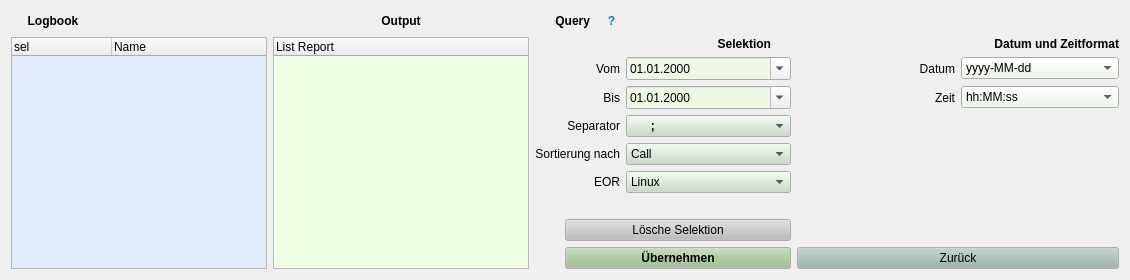
     <widget class="QWidget" name="Seite" >
      <attribute name="title" >
       <string> Query Editor      </string>
      </attribute>
      <layout class="QGridLayout" name="gridLayout_3" >
       <item row="0" column="0" >
        <widget class="QLabel" name="label_11" >
         <property name="font" >
          <font>
           <weight>75</weight>
           <bold>true</bold>
          </font>
         </property>
         <property name="text" >
          <string>     Logbook        </string>
         </property>
        </widget>
       </item>
       <item row="0" column="1" >
        <widget class="QLabel" name="label_12" >
         <property name="font" >
          <font>
           <weight>75</weight>
           <bold>true</bold>
          </font>
         </property>
         <property name="text" >
          <string>Output</string>
         </property>
         <property name="alignment" >
          <set>Qt::AlignCenter</set>
         </property>
        </widget>
       </item>
       <item row="0" column="2" colspan="2" >
        <widget class="QLabel" name="label_24" >
         <property name="font" >
          <font>
           <weight>75</weight>
           <bold>true</bold>
          </font>
         </property>
         <property name="text" >
          <string>Query</string>
         </property>
         <property name="alignment" >
          <set>Qt::AlignRight|Qt::AlignTrailing|Qt::AlignVCenter</set>
         </property>
        </widget>
       </item>
       <item row="0" column="4" colspan="2" >
        <widget class="QLabel" name="labelQuery" >
         <property name="palette" >
          <palette>
           <active>
            <colorrole role="WindowText" >
             <brush brushstyle="SolidPattern" >
              <color alpha="255" >
               <red>5</red>
               <green>138</green>
               <blue>178</blue>
              </color>
             </brush>
            </colorrole>
           </active>
           <inactive>
            <colorrole role="WindowText" >
             <brush brushstyle="SolidPattern" >
              <color alpha="255" >
               <red>5</red>
               <green>138</green>
               <blue>178</blue>
              </color>
             </brush>
            </colorrole>
           </inactive>
           <disabled>
            <colorrole role="WindowText" >
             <brush brushstyle="SolidPattern" >
              <color alpha="255" >
               <red>146</red>
               <green>145</green>
               <blue>144</blue>
              </color>
             </brush>
            </colorrole>
           </disabled>
          </palette>
         </property>
         <property name="font" >
          <font>
           <weight>75</weight>
           <bold>true</bold>
          </font>
         </property>
         <property name="text" >
          <string>?</string>
         </property>
         <property name="alignment" >
          <set>Qt::AlignCenter</set>
         </property>
        </widget>
       </item>
       <item row="0" column="6" colspan="3" >
        <spacer name="horizontalSpacer_3" >
         <property name="orientation" >
          <enum>Qt::Horizontal</enum>
         </property>
         <property name="sizeHint" stdset="0" >
          <size>
           <width>486</width>
           <height>20</height>
          </size>
         </property>
        </spacer>
       </item>
       <item rowspan="9" row="1" column="0" >
        <widget class="QTreeWidget" name="logList" >
         <property name="palette" >
          <palette>
           <active>
            <colorrole role="Base" >
             <brush brushstyle="SolidPattern" >
              <color alpha="255" >
               <red>225</red>
               <green>236</green>
               <blue>250</blue>
              </color>
             </brush>
            </colorrole>
           </active>
           <inactive>
            <colorrole role="Base" >
             <brush brushstyle="SolidPattern" >
              <color alpha="255" >
               <red>225</red>
               <green>236</green>
               <blue>250</blue>
              </color>
             </brush>
            </colorrole>
           </inactive>
           <disabled>
            <colorrole role="Base" >
             <brush brushstyle="SolidPattern" >
              <color alpha="255" >
               <red>244</red>
               <green>244</green>
               <blue>244</blue>
              </color>
             </brush>
            </colorrole>
           </disabled>
          </palette>
         </property>
         <property name="focusPolicy" >
          <enum>Qt::NoFocus</enum>
         </property>
         <property name="rootIsDecorated" >
          <bool>false</bool>
         </property>
         <column>
          <property name="text" >
           <string>sel</string>
          </property>
         </column>
         <column>
          <property name="text" >
           <string>Name</string>
          </property>
         </column>
        </widget>
       </item>
       <item rowspan="9" row="1" column="1" >
        <widget class="QTreeWidget" name="dataList" >
         <property name="palette" >
          <palette>
           <active>
            <colorrole role="Base" >
             <brush brushstyle="SolidPattern" >
              <color alpha="255" >
               <red>239</red>
               <green>255</green>
               <blue>228</blue>
              </color>
             </brush>
            </colorrole>
           </active>
           <inactive>
            <colorrole role="Base" >
             <brush brushstyle="SolidPattern" >
              <color alpha="255" >
               <red>239</red>
               <green>255</green>
               <blue>228</blue>
              </color>
             </brush>
            </colorrole>
           </inactive>
           <disabled>
            <colorrole role="Base" >
             <brush brushstyle="SolidPattern" >
              <color alpha="255" >
               <red>244</red>
               <green>244</green>
               <blue>244</blue>
              </color>
             </brush>
            </colorrole>
           </disabled>
          </palette>
         </property>
         <property name="focusPolicy" >
          <enum>Qt::NoFocus</enum>
         </property>
         <property name="rootIsDecorated" >
          <bool>false</bool>
         </property>
         <column>
          <property name="text" >
           <string>List Report</string>
          </property>
         </column>
        </widget>
       </item>
       <item row="1" column="2" colspan="5" >
        <widget class="QLabel" name="label_19" >
         <property name="font" >
          <font>
           <weight>75</weight>
           <bold>true</bold>
          </font>
         </property>
         <property name="text" >
          <string>                  Selektion      </string>
         </property>
         <property name="alignment" >
          <set>Qt::AlignRight|Qt::AlignTrailing|Qt::AlignVCenter</set>
         </property>
        </widget>
       </item>
       <item row="1" column="7" colspan="2" >
        <widget class="QLabel" name="label_20" >
         <property name="font" >
          <font>
           <weight>75</weight>
           <bold>true</bold>
          </font>
         </property>
         <property name="text" >
          <string>         Datum und Zeitformat</string>
         </property>
         <property name="alignment" >
          <set>Qt::AlignRight|Qt::AlignTrailing|Qt::AlignVCenter</set>
         </property>
        </widget>
       </item>
       <item row="2" column="2" colspan="3" >
        <widget class="QLabel" name="label_13" >
         <property name="text" >
          <string>Vom</string>
         </property>
         <property name="alignment" >
          <set>Qt::AlignRight|Qt::AlignTrailing|Qt::AlignVCenter</set>
         </property>
        </widget>
       </item>
       <item row="2" column="5" colspan="2" >
        <widget class="QDateEdit" name="dateEditFrom" >
         <property name="palette" >
          <palette>
           <active>
            <colorrole role="Base" >
             <brush brushstyle="SolidPattern" >
              <color alpha="255" >
               <red>238</red>
               <green>248</green>
               <blue>227</blue>
              </color>
             </brush>
            </colorrole>
           </active>
           <inactive>
            <colorrole role="Base" >
             <brush brushstyle="SolidPattern" >
              <color alpha="255" >
               <red>238</red>
               <green>248</green>
               <blue>227</blue>
              </color>
             </brush>
            </colorrole>
           </inactive>
           <disabled>
            <colorrole role="Base" >
             <brush brushstyle="SolidPattern" >
              <color alpha="255" >
               <red>244</red>
               <green>244</green>
               <blue>244</blue>
              </color>
             </brush>
            </colorrole>
           </disabled>
          </palette>
         </property>
         <property name="focusPolicy" >
          <enum>Qt::NoFocus</enum>
         </property>
         <property name="displayFormat" >
          <string>dd.MM.yyyy</string>
         </property>
         <property name="calendarPopup" >
          <bool>true</bool>
         </property>
        </widget>
       </item>
       <item row="2" column="7" >
        <widget class="QLabel" name="label_17" >
         <property name="text" >
          <string>Datum</string>
         </property>
         <property name="alignment" >
          <set>Qt::AlignRight|Qt::AlignTrailing|Qt::AlignVCenter</set>
         </property>
        </widget>
       </item>
       <item row="2" column="8" >
        <widget class="QComboBox" name="comboBoxDform" >
         <property name="palette" >
          <palette>
           <active>
            <colorrole role="Button" >
             <brush brushstyle="SolidPattern" >
              <color alpha="255" >
               <red>238</red>
               <green>248</green>
               <blue>230</blue>
              </color>
             </brush>
            </colorrole>
           </active>
           <inactive>
            <colorrole role="Button" >
             <brush brushstyle="SolidPattern" >
              <color alpha="255" >
               <red>238</red>
               <green>248</green>
               <blue>230</blue>
              </color>
             </brush>
            </colorrole>
           </inactive>
           <disabled>
            <colorrole role="Button" >
             <brush brushstyle="SolidPattern" >
              <color alpha="255" >
               <red>238</red>
               <green>248</green>
               <blue>230</blue>
              </color>
             </brush>
            </colorrole>
           </disabled>
          </palette>
         </property>
         <property name="focusPolicy" >
          <enum>Qt::NoFocus</enum>
         </property>
         <item>
          <property name="text" >
           <string>yyyy-MM-dd</string>
          </property>
         </item>
         <item>
          <property name="text" >
           <string>yyyyMMdd</string>
          </property>
         </item>
        </widget>
       </item>
       <item row="3" column="2" colspan="3" >
        <widget class="QLabel" name="label_14" >
         <property name="text" >
          <string>Bis</string>
         </property>
         <property name="alignment" >
          <set>Qt::AlignRight|Qt::AlignTrailing|Qt::AlignVCenter</set>
         </property>
        </widget>
       </item>
       <item row="3" column="5" colspan="2" >
        <widget class="QDateEdit" name="dateEditTo" >
         <property name="palette" >
          <palette>
           <active>
            <colorrole role="Base" >
             <brush brushstyle="SolidPattern" >
              <color alpha="255" >
               <red>238</red>
               <green>248</green>
               <blue>227</blue>
              </color>
             </brush>
            </colorrole>
           </active>
           <inactive>
            <colorrole role="Base" >
             <brush brushstyle="SolidPattern" >
              <color alpha="255" >
               <red>238</red>
               <green>248</green>
               <blue>227</blue>
              </color>
             </brush>
            </colorrole>
           </inactive>
           <disabled>
            <colorrole role="Base" >
             <brush brushstyle="SolidPattern" >
              <color alpha="255" >
               <red>244</red>
               <green>244</green>
               <blue>244</blue>
              </color>
             </brush>
            </colorrole>
           </disabled>
          </palette>
         </property>
         <property name="focusPolicy" >
          <enum>Qt::NoFocus</enum>
         </property>
         <property name="displayFormat" >
          <string>dd.MM.yyyy</string>
         </property>
         <property name="calendarPopup" >
          <bool>true</bool>
         </property>
        </widget>
       </item>
       <item row="3" column="7" >
        <widget class="QLabel" name="label_18" >
         <property name="text" >
          <string>Zeit</string>
         </property>
         <property name="alignment" >
          <set>Qt::AlignRight|Qt::AlignTrailing|Qt::AlignVCenter</set>
         </property>
        </widget>
       </item>
       <item row="3" column="8" >
        <widget class="QComboBox" name="comboBoxTform" >
         <property name="palette" >
          <palette>
           <active>
            <colorrole role="Button" >
             <brush brushstyle="SolidPattern" >
              <color alpha="255" >
               <red>238</red>
               <green>248</green>
               <blue>230</blue>
              </color>
             </brush>
            </colorrole>
           </active>
           <inactive>
            <colorrole role="Button" >
             <brush brushstyle="SolidPattern" >
              <color alpha="255" >
               <red>238</red>
               <green>248</green>
               <blue>230</blue>
              </color>
             </brush>
            </colorrole>
           </inactive>
           <disabled>
            <colorrole role="Button" >
             <brush brushstyle="SolidPattern" >
              <color alpha="255" >
               <red>238</red>
               <green>248</green>
               <blue>230</blue>
              </color>
             </brush>
            </colorrole>
           </disabled>
          </palette>
         </property>
         <property name="focusPolicy" >
          <enum>Qt::NoFocus</enum>
         </property>
         <item>
          <property name="text" >
           <string>hh:MM:ss</string>
          </property>
         </item>
         <item>
          <property name="text" >
           <string>hhMMss</string>
          </property>
         </item>
         <item>
          <property name="text" >
           <string>hhMM</string>
          </property>
         </item>
        </widget>
       </item>
       <item row="4" column="2" colspan="3" >
        <widget class="QLabel" name="label_15" >
         <property name="text" >
          <string>Separator</string>
         </property>
         <property name="alignment" >
          <set>Qt::AlignRight|Qt::AlignTrailing|Qt::AlignVCenter</set>
         </property>
        </widget>
       </item>
       <item row="4" column="5" colspan="2" >
        <widget class="QComboBox" name="comboBoxSep" >
         <property name="palette" >
          <palette>
           <active>
            <colorrole role="Button" >
             <brush brushstyle="SolidPattern" >
              <color alpha="255" >
               <red>200</red>
               <green>218</green>
               <blue>198</blue>
              </color>
             </brush>
            </colorrole>
           </active>
           <inactive>
            <colorrole role="Button" >
             <brush brushstyle="SolidPattern" >
              <color alpha="255" >
               <red>200</red>
               <green>218</green>
               <blue>198</blue>
              </color>
             </brush>
            </colorrole>
           </inactive>
           <disabled>
            <colorrole role="Button" >
             <brush brushstyle="SolidPattern" >
              <color alpha="255" >
               <red>200</red>
               <green>218</green>
               <blue>198</blue>
              </color>
             </brush>
            </colorrole>
           </disabled>
          </palette>
         </property>
         <property name="font" >
          <font>
           <weight>75</weight>
           <bold>true</bold>
          </font>
         </property>
         <property name="focusPolicy" >
          <enum>Qt::NoFocus</enum>
         </property>
         <item>
          <property name="text" >
           <string>      ;</string>
          </property>
         </item>
         <item>
          <property name="text" >
           <string>      ,</string>
          </property>
         </item>
         <item>
          <property name="text" >
           <string>     +</string>
          </property>
         </item>
         <item>
          <property name="text" >
           <string>      :</string>
          </property>
         </item>
        </widget>
       </item>
       <item row="5" column="2" colspan="3" >
        <widget class="QLabel" name="label_16" >
         <property name="text" >
          <string>Sortierung nach</string>
         </property>
         <property name="alignment" >
          <set>Qt::AlignRight|Qt::AlignTrailing|Qt::AlignVCenter</set>
         </property>
        </widget>
       </item>
       <item row="5" column="5" colspan="2" >
        <widget class="QComboBox" name="comboBoxOrder" >
         <property name="palette" >
          <palette>
           <active>
            <colorrole role="Button" >
             <brush brushstyle="SolidPattern" >
              <color alpha="255" >
               <red>200</red>
               <green>218</green>
               <blue>198</blue>
              </color>
             </brush>
            </colorrole>
           </active>
           <inactive>
            <colorrole role="Button" >
             <brush brushstyle="SolidPattern" >
              <color alpha="255" >
               <red>200</red>
               <green>218</green>
               <blue>198</blue>
              </color>
             </brush>
            </colorrole>
           </inactive>
           <disabled>
            <colorrole role="Button" >
             <brush brushstyle="SolidPattern" >
              <color alpha="255" >
               <red>200</red>
               <green>218</green>
               <blue>198</blue>
              </color>
             </brush>
            </colorrole>
           </disabled>
          </palette>
         </property>
         <property name="focusPolicy" >
          <enum>Qt::NoFocus</enum>
         </property>
         <item>
          <property name="text" >
           <string>Call</string>
          </property>
         </item>
         <item>
          <property name="text" >
           <string>Band</string>
          </property>
         </item>
         <item>
          <property name="text" >
           <string>Dxcc</string>
          </property>
         </item>
         <item>
          <property name="text" >
           <string>Datum</string>
          </property>
         </item>
        </widget>
       </item>
       <item row="6" column="2" colspan="3" >
        <widget class="QLabel" name="label_22" >
         <property name="text" >
          <string>EOR</string>
         </property>
         <property name="alignment" >
          <set>Qt::AlignRight|Qt::AlignTrailing|Qt::AlignVCenter</set>
         </property>
        </widget>
       </item>
       <item row="6" column="5" colspan="2" >
        <widget class="QComboBox" name="comboBoxEor" >
         <property name="palette" >
          <palette>
           <active>
            <colorrole role="Button" >
             <brush brushstyle="SolidPattern" >
              <color alpha="255" >
               <red>200</red>
               <green>218</green>
               <blue>198</blue>
              </color>
             </brush>
            </colorrole>
           </active>
           <inactive>
            <colorrole role="Button" >
             <brush brushstyle="SolidPattern" >
              <color alpha="255" >
               <red>200</red>
               <green>218</green>
               <blue>198</blue>
              </color>
             </brush>
            </colorrole>
           </inactive>
           <disabled>
            <colorrole role="Button" >
             <brush brushstyle="SolidPattern" >
              <color alpha="255" >
               <red>200</red>
               <green>218</green>
               <blue>198</blue>
              </color>
             </brush>
            </colorrole>
           </disabled>
          </palette>
         </property>
         <property name="focusPolicy" >
          <enum>Qt::NoFocus</enum>
         </property>
         <item>
          <property name="text" >
           <string>Linux</string>
          </property>
         </item>
        </widget>
       </item>
       <item row="7" column="2" colspan="5" >
        <widget class="QLabel" name="label_25" >
         <property name="text" >
          <string/>
         </property>
        </widget>
       </item>
       <item row="8" column="2" >
        <widget class="QLabel" name="label_23" >
         <property name="text" >
          <string/>
         </property>
        </widget>
       </item>
       <item row="8" column="3" colspan="4" >
        <widget class="QPushButton" name="ButtonClear" >
         <property name="palette" >
          <palette>
           <active>
            <colorrole role="Button" >
             <brush brushstyle="SolidPattern" >
              <color alpha="255" >
               <red>189</red>
               <green>189</green>
               <blue>189</blue>
              </color>
             </brush>
            </colorrole>
           </active>
           <inactive>
            <colorrole role="Button" >
             <brush brushstyle="SolidPattern" >
              <color alpha="255" >
               <red>189</red>
               <green>189</green>
               <blue>189</blue>
              </color>
             </brush>
            </colorrole>
           </inactive>
           <disabled>
            <colorrole role="Button" >
             <brush brushstyle="SolidPattern" >
              <color alpha="255" >
               <red>189</red>
               <green>189</green>
               <blue>189</blue>
              </color>
             </brush>
            </colorrole>
           </disabled>
          </palette>
         </property>
         <property name="focusPolicy" >
          <enum>Qt::NoFocus</enum>
         </property>
         <property name="text" >
          <string>Lösche Selektion</string>
         </property>
        </widget>
       </item>
       <item row="9" column="3" colspan="4" >
        <widget class="QPushButton" name="ButtonCopy" >
         <property name="palette" >
          <palette>
           <active>
            <colorrole role="Button" >
             <brush brushstyle="SolidPattern" >
              <color alpha="255" >
               <red>152</red>
               <green>187</green>
               <blue>139</blue>
              </color>
             </brush>
            </colorrole>
           </active>
           <inactive>
            <colorrole role="Button" >
             <brush brushstyle="SolidPattern" >
              <color alpha="255" >
               <red>152</red>
               <green>187</green>
               <blue>139</blue>
              </color>
             </brush>
            </colorrole>
           </inactive>
           <disabled>
            <colorrole role="Button" >
             <brush brushstyle="SolidPattern" >
              <color alpha="255" >
               <red>152</red>
               <green>187</green>
               <blue>139</blue>
              </color>
             </brush>
            </colorrole>
           </disabled>
          </palette>
         </property>
         <property name="font" >
          <font>
           <weight>75</weight>
           <bold>true</bold>
          </font>
         </property>
         <property name="focusPolicy" >
          <enum>Qt::NoFocus</enum>
         </property>
         <property name="text" >
          <string>Übernehmen</string>
         </property>
        </widget>
       </item>
       <item row="9" column="7" colspan="2" >
        <widget class="QPushButton" name="ButtonBack" >
         <property name="palette" >
          <palette>
           <active>
            <colorrole role="Button" >
             <brush brushstyle="SolidPattern" >
              <color alpha="255" >
               <red>154</red>
               <green>177</green>
               <blue>172</blue>
              </color>
             </brush>
            </colorrole>
           </active>
           <inactive>
            <colorrole role="Button" >
             <brush brushstyle="SolidPattern" >
              <color alpha="255" >
               <red>154</red>
               <green>177</green>
               <blue>172</blue>
              </color>
             </brush>
            </colorrole>
           </inactive>
           <disabled>
            <colorrole role="Button" >
             <brush brushstyle="SolidPattern" >
              <color alpha="255" >
               <red>154</red>
               <green>177</green>
               <blue>172</blue>
              </color>
             </brush>
            </colorrole>
           </disabled>
          </palette>
         </property>
         <property name="focusPolicy" >
          <enum>Qt::NoFocus</enum>
         </property>
         <property name="text" >
          <string>Zurück</string>
         </property>
        </widget>
       </item>
      </layout>
     </widget>
